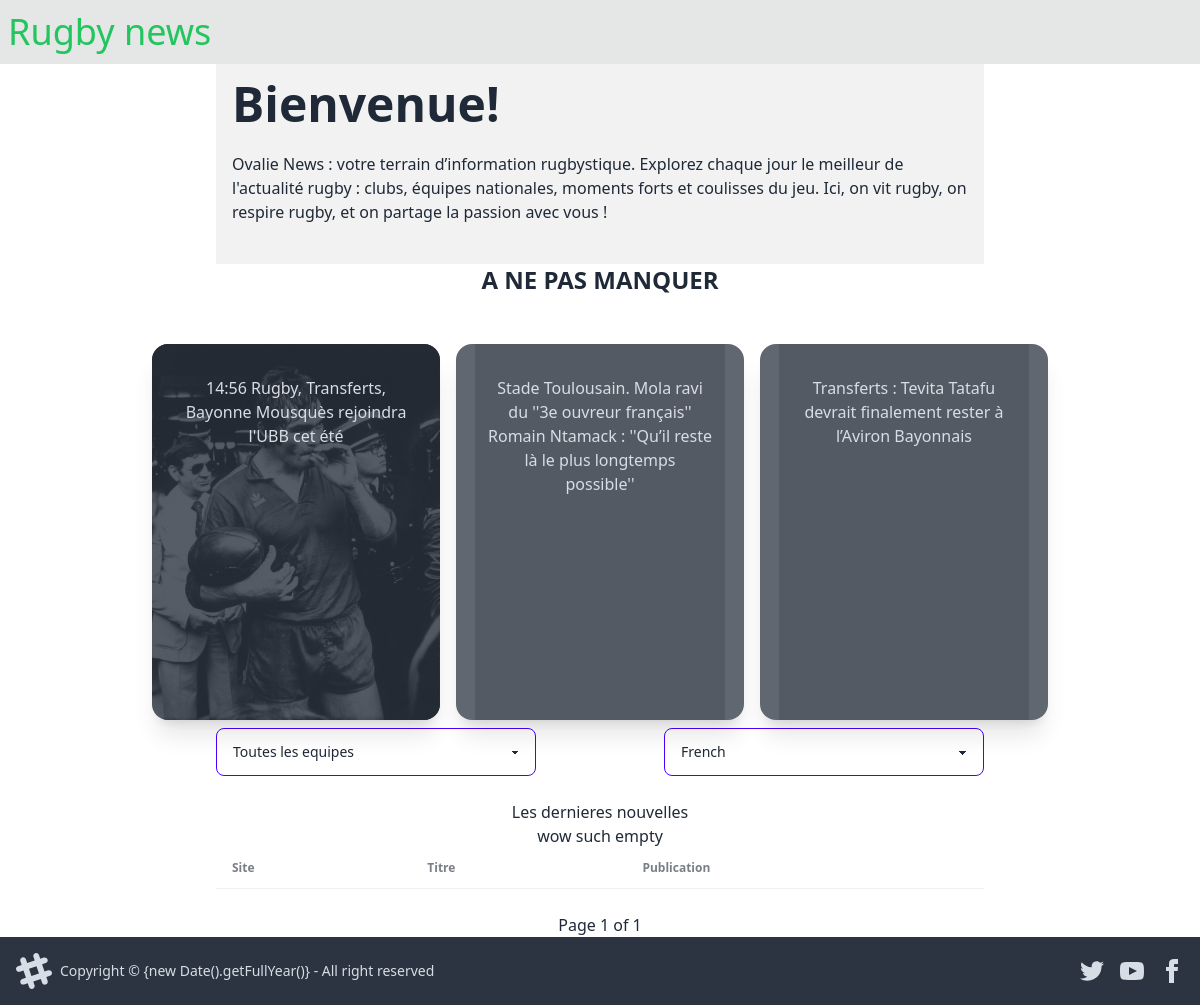
The page / on the database its author committed.
### news/models.py (models this page shows, shortened)
class Article(models.Model):
    title = models.CharField(max_length=255)
    link = models.URLField(unique=True)  # Unique constraint
    published_at = models.DateTimeField(auto_now_add=True)
    website = models.ForeignKey(Website, on_delete=models.CASCADE)
    is_visible = models.BooleanField(default=True)
    admin_comment = models.TextField(null=True)
    is_featured = models.BooleanField(default=False)
    image = models.ImageField(upload_to='static/news/article_image')
    keywords = models.ManyToManyField(KeywordGroup, blank=True)
    is_french_language = models.BooleanField(default=True)

### news/views.py (the view)
# urls.py: path('', views.article_list, name='article_list')
def article_list(request):
    team = request.GET.get('team')
    language = request.GET.get('language')
    articles = []
    if team == 'all_teams':
        match language:
            case "french":
                articles = Article.objects.filter(is_french_language=True).prefetch_related('keywords').order_by('-published_at')
            case "english":
                articles = Article.objects.filter(is_french_language=False).prefetch_related('keywords').order_by('-published_at')
            case "all_articles":
                articles = Article.objects.prefetch_related('keywords').order_by('-published_at')
    else:
        match language:
            case "french":
                articles = Article.objects.filter(keywords__name__iexact=team).filter(is_french_language=True).distinct().order_by('-published_at')
            case "english":
                articles = Article.objects.filter(keywords__name__iexact=team).filter(is_french_language=False).distinct().order_by('-published_at')
            case "all_articles":
                articles = Article.objects.filter(keywords__name__iexact=team).distinct().order_by('-published_at')
    featured_articles = Article.objects.prefetch_related('keywords').filter(is_featured=True).order_by('-published_at')[:3]
    teams = KeywordGroup.objects.filter(is_top14=True)
    paginator = Paginator(articles, 25)
    page_number = request.GET.get('page')
    page_obj = paginator.get_page(page_number)
    if request.headers.get('HX-Request'):
        return render(request, 'partials/articles_list_by_tag.html', {
            'page_obj': page_obj,
            'teams': teams,
            'featured_articles': featured_articles})
    else:
        return render(request, 'news/articles_list.html', {
            'page_obj': page_obj,
            'teams': teams,
            'featured_articles': featured_articles})

### news/templates/news/articles_list.html (shortened to what this page needs)
{% load static tailwind_tags %}
{% load custom_filters %}
<!DOCTYPE html>
<html class="scroll-smooth">
<head>
       {% tailwind_css %}
</head>
<body>
<header class="sticky top-0 z-50">
    <div class="navbar bg-base-300">
        <h1 class="text-4xl text-green-500 text-center">Rugby news</h1>
    </div>
</header>
<div class="max-w-3xl mx-auto">
    <div class="hero bg-base-200 h-1/2">
      <div class="hero-content flex-col lg:flex-row">
        <div>
          <h1 class="text-5xl font-bold">Bienvenue!</h1>
          <p class="py-6">
            Ovalie News : votre terrain d’information rugbystique.
            Explorez chaque jour le meilleur de l'actualité rugby : clubs, équipes nationales, moments forts et coulisses du jeu.
            Ici, on vit rugby, on respire rugby, et on partage la passion avec vous !
          </p>
        </div>
      </div>
    </div>
<section class="flex items-center justify-center">
  <div class="flex flex-col items-center space-y-6 mx-auto text-center">
    <h2 class="text-2xl font-bold mb-4">
      A NE PAS MANQUER
    </h2>
    <div class="flex">
 {% for article in featured_articles %}
<div class="card bg-base-100 image-full w-72 shadow-xl m-2">
    <figure>
        <img
            src="{% if article.image %}{{ article.image.url }}{% elif article.keywords.first.image %}{{ article.keywords.first.image.url }}{% else %}{% static 'images/fallback.jpg' %}{% endif %}"
            alt="{{ article.title }}" />
    </figure>
    <div class="card-body">
        <p>{{ article.title }}</p>
    </div>
</div>
{% endfor %}
    </div>
  </div>
</section>
<div hx-get="/" hx-target="#articles-container" hx-swap="innerHTML" hx-trigger="change from:select" hx-include="#team, #language">
    <div class="flex justify-between">
        <select class="select select-primary w-full  max-w-xs" id="team" name="team">
            <option selected value="all_teams">Toutes les equipes</option>
        </select>
        <select class="select select-primary  w-full max-w-xs" id="language" name="language">
            <option selected value="french">French</option>
        </select>
    </div>
</div>
<div class="flex flex-col justify-center items-center overflow-x-auto    mx-auto my-6" id="articles">
  <h2>Les dernieres nouvelles</h2>
  <table class="table">
    <thead>
      <tr>
        <th>Site</th>
        <th>Titre</th>
        <th>Publication</th>
      </tr>
    </thead>
  </table>
</div>
<div class="pagination flex justify-center">
  <span>Page {{ page_obj.number }} of {{ page_obj.paginator.num_pages }}</span>
</div>
</div>
    <footer class="footer bg-neutral text-neutral-content items-center p-4">
  <aside class="grid-flow-col items-center">
    <p>Copyright © {new Date().getFullYear()} - All right reserved</p>
  </aside>
  <nav class="grid-flow-col gap-4 md:place-self-center md:justify-self-end">
    <a>
    </a>
    <a>
    </a>
    <a>
      <svg
        xmlns="http://www.w3.org/2000/svg"
        width="24"
        height="24"
        viewBox="0 0 24 24"
        class="fill-current">
        <path
          d="M9 8h-3v4h3v12h5v-12h3.642l.358-4h-4v-1.667c0-.955.192-1.333 1.115-1.333h2.885v-5h-3.808c-3.596 0-5.192 1.583-5.192 4.615v3.385z"></path>
      </svg>
    </a>
  </nav>
</footer>
</body>
</html>

### rows shown on the page
Article: image (picture), title "14:56 Rugby, Transferts, Bayonne Mousquès rejoindra l'UBB cet été"
Article: title "Stade Toulousain. Mola ravi du ''3e ouvreur français'' Romain Ntamack : ''Qu’il reste là le plus longtemps possible''"
Article: title "Transferts : Tevita Tatafu devrait finalement rester à l’Aviron Bayonnais"

### other values the page prints
{{ page_obj.number }} "1"
{{ page_obj.paginator.num_pages }} "1"
